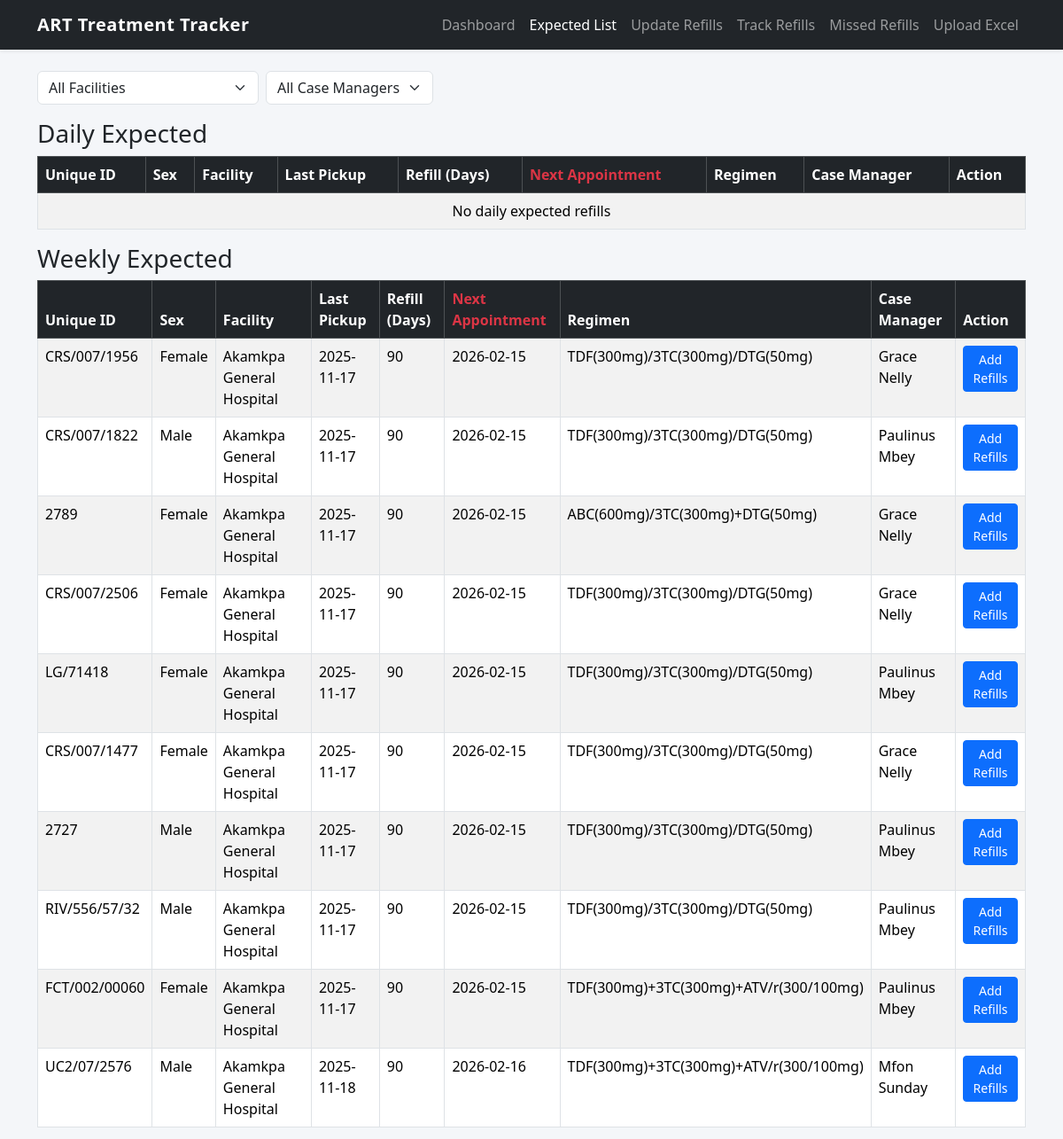
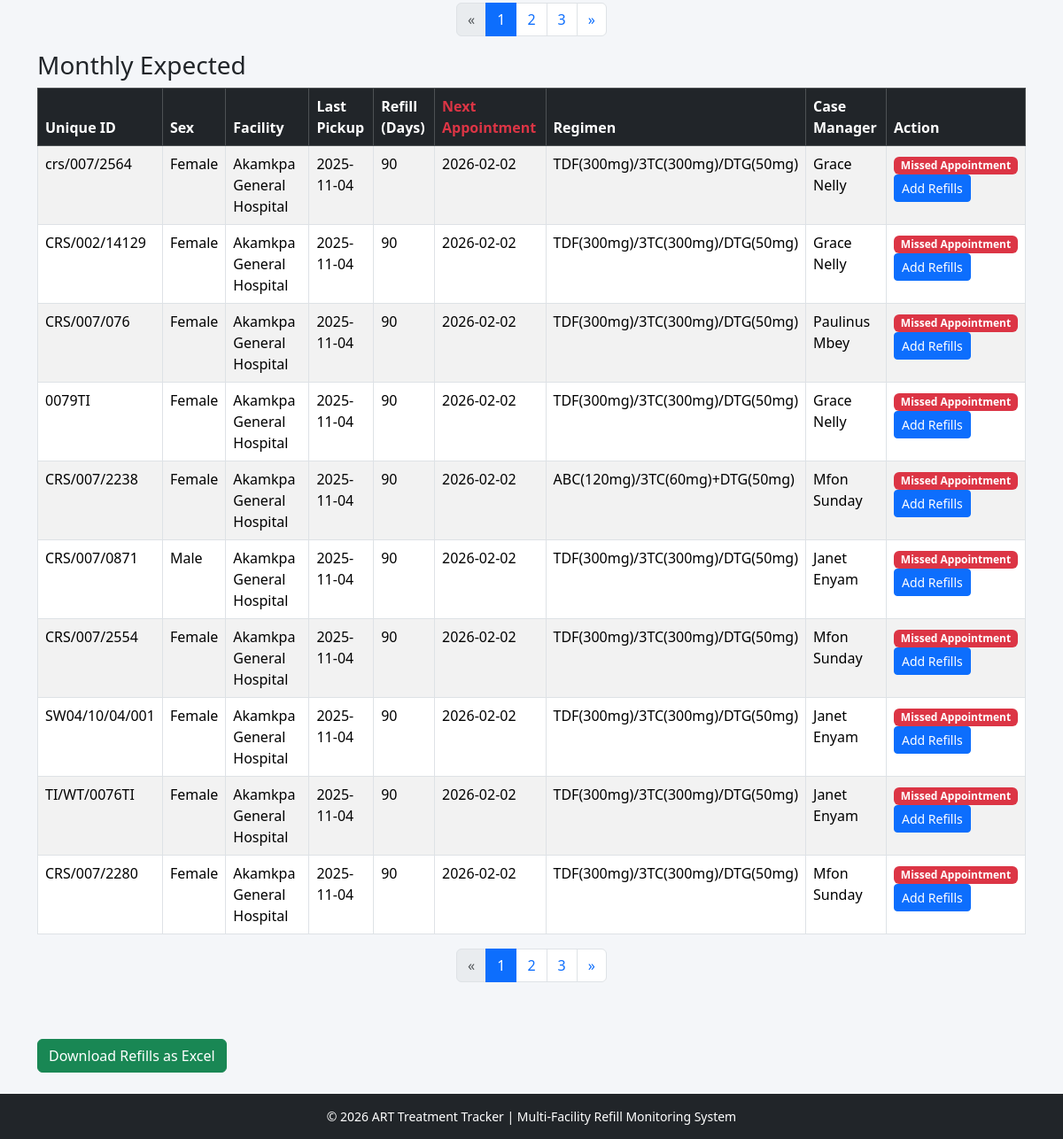
Screenshot of /refills/ with the database file from the repository (2 pictures, top to bottom).
### refills/models.py (models this page shows, shortened)
class Refill(models.Model):
    REFILL_DAY_CHOICES = (
        (30, "30 Days"),
        (60, "60 Days"),
        (90, "90 Days"),
        (180, "180 Days"),
    )
    SEX_CHOICES = (
        ('Male', 'Male'),
        ('Female', 'Female'),
    )
    STATUS_CHOICES = (
        ('Active', 'Active'),
        ('Active Restart', 'Active Restart'),
        ('Inactive', 'Inactive'),
    )
    facility = models.ForeignKey(
        'Facility',
        on_delete=models.CASCADE,
        related_name="refills"
    )
    unique_id = models.CharField(max_length=100)
    last_pickup_date = models.DateField()
    sex = models.CharField(max_length=10, choices=SEX_CHOICES)
    months_of_refill_days = models.IntegerField(choices=REFILL_DAY_CHOICES)
    current_regimen = models.CharField(max_length=255)
    case_manager = models.CharField(max_length=255)
    remark = models.TextField(blank=True, null=True)
    current_art_status = models.CharField(
        max_length=20,
        choices=STATUS_CHOICES,
        default='Active'
    )
    next_appointment = models.DateField(blank=True, null=True)
    expected_iit_date = models.DateField(blank=True, null=True)
    missed_appointment = models.BooleanField(default=False)
    created_at = models.DateTimeField(auto_now_add=True)
    class Meta:
        unique_together = ('facility', 'unique_id')
        ordering = ['-last_pickup_date']
        indexes = [
            models.Index(fields=['facility']),
            models.Index(fields=['next_appointment']),
            models.Index(fields=['last_pickup_date']),
        ]

class Facility(models.Model):
    name = models.CharField(max_length=255, unique=True)
    code = models.CharField(max_length=50, unique=True)
    location = models.CharField(max_length=255, blank=True, null=True)
    created_at = models.DateTimeField(auto_now_add=True)
    class Meta:
        ordering = ['name']

### refills/views.py (the view)
# urls.py: path('refills/', views.refill_list, name='refill_list'),
def refill_list(request):
    today = timezone.now().date()
    week_end = today + timedelta(days=7)
    month_start = today.replace(day=1)
    month_end = (today.replace(day=1) + timedelta(days=32)).replace(day=1) - timedelta(days=1)
    last_month_start = (today.replace(day=1) - timedelta(days=1)).replace(day=1)
    last_month_end = today.replace(day=1) - timedelta(days=1)
    facility_id = request.GET.get("facility")
    selected_case_manager = request.GET.get("case_manager")
    facilities = Facility.objects.all()
    refills = Refill.objects.all()
    if facility_id:
        try:
            refills = refills.filter(facility_id=int(facility_id))
        except ValueError:
            pass
    if selected_case_manager:
        refills = refills.filter(case_manager=selected_case_manager)
    case_managers_qs = (
        Refill.objects.exclude(case_manager__isnull=True)
        .exclude(case_manager__exact="")
        .values_list("case_manager", flat=True)
        .distinct()
    )
    case_managers = sorted({cm.strip() for cm in case_managers_qs})
    daily_expected = refills.filter(next_appointment=today)
    weekly_expected = refills.filter(next_appointment__range=[today, week_end])
    monthly_expected = refills.filter(
        next_appointment__year=today.year,
        next_appointment__month=today.month
    )
    daily_page = Paginator(daily_expected.order_by("next_appointment"), 10)
    weekly_page = Paginator(weekly_expected.order_by("next_appointment"), 10)
    monthly_page = Paginator(monthly_expected.order_by("next_appointment"), 10)
    daily_number = request.GET.get("daily_page")
    weekly_number = request.GET.get("weekly_page")
    monthly_number = request.GET.get("monthly_page")
    context = {
        "facilities": facilities,
        "selected_facility": facility_id,
        "case_managers": case_managers,
        "selected_case_manager": selected_case_manager,
        "today": today,
        "periods": [
            {"name": "Daily", "page_obj": daily_page.get_page(daily_number)},
            {"name": "Weekly", "page_obj": weekly_page.get_page(weekly_number)},
            {"name": "Monthly", "page_obj": monthly_page.get_page(monthly_number)},
        ],
    }
    if 'download' in request.GET:
        return export_refills_to_excel(refills)
    return render(request, "refill_list.html", context)

### templates/refill_list.html (shortened to what this page needs)
{% extends 'base.html' %}
{% block content %}
<form method="get" class="mb-3 d-flex gap-2 align-items-center">
  <select name="facility" onchange="this.form.submit()" class="form-select w-auto">
    <option value="">All Facilities</option>
  </select>
  <select name="case_manager" onchange="this.form.submit()" class="form-select w-auto">
    <option value="">All Case Managers</option>
  </select>
</form>
<div class="d-none d-md-block">
  {% for period in periods %}
  <h3>{{ period.name }} Expected</h3>
  <table class="table table-striped table-bordered">
    <thead class="table-dark">
      <tr>
        <th>Unique ID</th>
        <th>Sex</th>
        <th>Facility</th>
        <th>Last Pickup</th>
        <th>Refill (Days)</th>
        <th class="text-danger">Next Appointment</th>
        <th>Regimen</th>
        <th>Case Manager</th>
        <th>Action</th>
      </tr>
    </thead>
    <tbody>
      {% for refill in period.page_obj %}
      <tr class="
        {% if refill.next_appointment and refill.next_appointment < today %}overdue{% elif refill.next_appointment and refill.next_appointment <= today|add:'7' %}iit-approaching{% endif %}">
        <td>{{ refill.unique_id }}</td>
        <td>{{ refill.sex }}</td>
        <td>{{ refill.facility.name }}</td>
        <td>{{ refill.last_pickup_date|date:"Y-m-d" }}</td>
        <td>{{ refill.months_of_refill_days }}</td>
        <td>{{ refill.next_appointment|date:"Y-m-d" }}</td>
        <td>{{ refill.current_regimen }}</td>
        <td>{{ refill.case_manager }}</td>
        <td>
          {% if refill.missed_appointment %}<span class="badge bg-danger">Missed Appointment</span><br>{% endif %}
          <a href="{% url 'refill_add_with_id' unique_id=refill.unique_id %}" class="btn btn-primary btn-sm">Add Refills</a>
        </td>
      </tr>
      {% empty %}
      <tr>
        <td colspan="9" class="text-center">No {{ period.name|lower }} expected refills</td>
      </tr>
      {% endfor %}
    </tbody>
  </table>
  {% if period.page_obj.has_other_pages %}
    <nav aria-label="{{ period.name }} refills pagination">
      <ul class="pagination justify-content-center">
        {% if period.page_obj.has_previous %}
        <li class="page-item">
          <a class="page-link" href="?{{ period.name|lower }}_page={{ period.page_obj.previous_page_number }}&facility={{ selected_facility }}&case_manager={{ selected_case_manager }}" aria-label="Previous">&laquo;</a>
        </li>
        {% else %}
        <li class="page-item disabled"><span class="page-link">&laquo;</span></li>
        {% endif %}
        {% for num in period.page_obj.paginator.page_range %}
          {% if period.page_obj.number == num %}
          <li class="page-item active"><span class="page-link">{{ num }}</span></li>
          {% elif num > period.page_obj.number|add:"-3" and num < period.page_obj.number|add:"3" %}
          <li class="page-item">
            <a class="page-link" href="?{{ period.name|lower }}_page={{ num }}&facility={{ selected_facility }}&case_manager={{ selected_case_manager }}">{{ num }}</a>
          </li>
          {% endif %}
        {% endfor %}
        {% if period.page_obj.has_next %}
        <li class="page-item">
          <a class="page-link" href="?{{ period.name|lower }}_page={{ period.page_obj.next_page_number }}&facility={{ selected_facility }}&case_manager={{ selected_case_manager }}" aria-label="Next">&raquo;</a>
        </li>
        {% else %}
        <li class="page-item disabled"><span class="page-link">&raquo;</span></li>
        {% endif %}
      </ul>
    </nav>
  {% endif %}
  {% endfor %}
</div>
<br><br>
<a href="{% url 'refill_list' %}?download=true&facility={{ selected_facility }}&case_manager={{ selected_case_manager }}" class="btn btn-success">Download Refills as Excel</a>
<br><br>
{% endblock content %}

### templates/base.html (style rules this page uses)
body { background-color: #f4f6f9; }

### templates/refill_list.html (style rules this page uses)
.overdue { background-color: #f8d7da !important; }

### rows the page displays
Refill: unique_id "CRS/007/1956", sex "Female", facility.name "Akamkpa General Hospital", last_pickup_date "2025-11-17", months_of_refill_days "90", next_appointment "2026-02-15", current_regimen "TDF(300mg)/3TC(300mg)/DTG(50mg)", case_manager "Grace Nelly"
Refill: unique_id "CRS/007/1822", sex "Male", facility.name "Akamkpa General Hospital", last_pickup_date "2025-11-17", months_of_refill_days "90", next_appointment "2026-02-15", current_regimen "TDF(300mg)/3TC(300mg)/DTG(50mg)", case_manager "Paulinus Mbey"
Refill: unique_id "2789", sex "Female", facility.name "Akamkpa General Hospital", last_pickup_date "2025-11-17", months_of_refill_days "90", next_appointment "2026-02-15", current_regimen "ABC(600mg)/3TC(300mg)+DTG(50mg)", case_manager "Grace Nelly"
Refill: unique_id "CRS/007/2506", sex "Female", facility.name "Akamkpa General Hospital", last_pickup_date "2025-11-17", months_of_refill_days "90", next_appointment "2026-02-15", current_regimen "TDF(300mg)/3TC(300mg)/DTG(50mg)", case_manager "Grace Nelly"
Refill: unique_id "LG/71418", sex "Female", facility.name "Akamkpa General Hospital", last_pickup_date "2025-11-17", months_of_refill_days "90", next_appointment "2026-02-15", current_regimen "TDF(300mg)/3TC(300mg)/DTG(50mg)", case_manager "Paulinus Mbey"
Refill: unique_id "CRS/007/1477", sex "Female", facility.name "Akamkpa General Hospital", last_pickup_date "2025-11-17", months_of_refill_days "90", next_appointment "2026-02-15", current_regimen "TDF(300mg)/3TC(300mg)/DTG(50mg)", case_manager "Grace Nelly"
Refill: unique_id "2727", sex "Male", facility.name "Akamkpa General Hospital", last_pickup_date "2025-11-17", months_of_refill_days "90", next_appointment "2026-02-15", current_regimen "TDF(300mg)/3TC(300mg)/DTG(50mg)", case_manager "Paulinus Mbey"
Refill: unique_id "RIV/556/57/32", sex "Male", facility.name "Akamkpa General Hospital", last_pickup_date "2025-11-17", months_of_refill_days "90", next_appointment "2026-02-15", current_regimen "TDF(300mg)/3TC(300mg)/DTG(50mg)", case_manager "Paulinus Mbey"
Refill: unique_id "FCT/002/00060", sex "Female", facility.name "Akamkpa General Hospital", last_pickup_date "2025-11-17", months_of_refill_days "90", next_appointment "2026-02-15", current_regimen "TDF(300mg)+3TC(300mg)+ATV/r(300/100mg)", case_manager "Paulinus Mbey"
Refill: unique_id "UC2/07/2576", sex "Male", facility.name "Akamkpa General Hospital", last_pickup_date "2025-11-18", months_of_refill_days "90", next_appointment "2026-02-16", current_regimen "TDF(300mg)+3TC(300mg)+ATV/r(300/100mg)", case_manager "Mfon Sunday"
Refill: unique_id "crs/007/2564", sex "Female", facility.name "Akamkpa General Hospital", last_pickup_date "2025-11-04", months_of_refill_days "90", next_appointment "2026-02-02", current_regimen "TDF(300mg)/3TC(300mg)/DTG(50mg)", case_manager "Grace Nelly", missed_appointment "Missed Appointment"
Refill: unique_id "CRS/002/14129", sex "Female", facility.name "Akamkpa General Hospital", last_pickup_date "2025-11-04", months_of_refill_days "90", next_appointment "2026-02-02", current_regimen "TDF(300mg)/3TC(300mg)/DTG(50mg)", case_manager "Grace Nelly", missed_appointment "Missed Appointment"
Refill: unique_id "CRS/007/076", sex "Female", facility.name "Akamkpa General Hospital", last_pickup_date "2025-11-04", months_of_refill_days "90", next_appointment "2026-02-02", current_regimen "TDF(300mg)/3TC(300mg)/DTG(50mg)", case_manager "Paulinus Mbey", missed_appointment "Missed Appointment"
Refill: unique_id "0079TI", sex "Female", facility.name "Akamkpa General Hospital", last_pickup_date "2025-11-04", months_of_refill_days "90", next_appointment "2026-02-02", current_regimen "TDF(300mg)/3TC(300mg)/DTG(50mg)", case_manager "Grace Nelly", missed_appointment "Missed Appointment"
Refill: unique_id "CRS/007/2238", sex "Female", facility.name "Akamkpa General Hospital", last_pickup_date "2025-11-04", months_of_refill_days "90", next_appointment "2026-02-02", current_regimen "ABC(120mg)/3TC(60mg)+DTG(50mg)", case_manager "Mfon Sunday", missed_appointment "Missed Appointment"
Refill: unique_id "CRS/007/0871", sex "Male", facility.name "Akamkpa General Hospital", last_pickup_date "2025-11-04", months_of_refill_days "90", next_appointment "2026-02-02", current_regimen "TDF(300mg)/3TC(300mg)/DTG(50mg)", case_manager "Janet Enyam", missed_appointment "Missed Appointment"
Refill: unique_id "CRS/007/2554", sex "Female", facility.name "Akamkpa General Hospital", last_pickup_date "2025-11-04", months_of_refill_days "90", next_appointment "2026-02-02", current_regimen "TDF(300mg)/3TC(300mg)/DTG(50mg)", case_manager "Mfon Sunday", missed_appointment "Missed Appointment"
Refill: unique_id "SW04/10/04/001", sex "Female", facility.name "Akamkpa General Hospital", last_pickup_date "2025-11-04", months_of_refill_days "90", next_appointment "2026-02-02", current_regimen "TDF(300mg)/3TC(300mg)/DTG(50mg)", case_manager "Janet Enyam", missed_appointment "Missed Appointment"
Refill: unique_id "TI/WT/0076TI", sex "Female", facility.name "Akamkpa General Hospital", last_pickup_date "2025-11-04", months_of_refill_days "90", next_appointment "2026-02-02", current_regimen "TDF(300mg)/3TC(300mg)/DTG(50mg)", case_manager "Janet Enyam", missed_appointment "Missed Appointment"
Refill: unique_id "CRS/007/2280", sex "Female", facility.name "Akamkpa General Hospital", last_pickup_date "2025-11-04", months_of_refill_days "90", next_appointment "2026-02-02", current_regimen "TDF(300mg)/3TC(300mg)/DTG(50mg)", case_manager "Mfon Sunday", missed_appointment "Missed Appointment"

### other values shown
{{ period.name }} "Daily" "Weekly" "Monthly"
{{ period.name|lower }} "daily"
{{ num }} "1" "1"
{{ num }} "2" "3" "2" "3"
